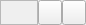
<?xml version="1.0" encoding="UTF-8"?>
<ui version="4.0">
 <class>ColorWidget</class>
 <widget class="QWidget" name="ColorWidget">
  <property name="geometry">
   <rect>
    <x>0</x>
    <y>0</y>
    <width>86</width>
    <height>25</height>
   </rect>
  </property>
  <layout class="QGridLayout" name="gridLayout">
   <property name="margin">
    <number>0</number>
   </property>
   <property name="spacing">
    <number>0</number>
   </property>
   <item row="0" column="0">
    <widget class="QFrame" name="frameBrush">
     <property name="sizePolicy">
      <sizepolicy hsizetype="Expanding" vsizetype="Preferred">
       <horstretch>0</horstretch>
       <verstretch>0</verstretch>
      </sizepolicy>
     </property>
     <property name="frameShape">
      <enum>QFrame::StyledPanel</enum>
     </property>
     <property name="frameShadow">
      <enum>QFrame::Raised</enum>
     </property>
    </widget>
   </item>
   <item row="0" column="1">
    <widget class="QToolButton" name="toolButtonColor">
     <property name="sizePolicy">
      <sizepolicy hsizetype="Fixed" vsizetype="Preferred">
       <horstretch>0</horstretch>
       <verstretch>0</verstretch>
      </sizepolicy>
     </property>
     <property name="toolTip">
      <string>Choose color</string>
     </property>
     <property name="icon">
      <iconset resource="qmc2.qrc">
       <normaloff>:/data/img/colors.png</normaloff>:/data/img/colors.png</iconset>
     </property>
    </widget>
   </item>
   <item row="0" column="2">
    <widget class="QToolButton" name="toolButtonBrush">
     <property name="sizePolicy">
      <sizepolicy hsizetype="Fixed" vsizetype="Preferred">
       <horstretch>0</horstretch>
       <verstretch>0</verstretch>
      </sizepolicy>
     </property>
     <property name="toolTip">
      <string>Edit brush</string>
     </property>
     <property name="icon">
      <iconset resource="qmc2.qrc">
       <normaloff>:/data/img/brush.png</normaloff>:/data/img/brush.png</iconset>
     </property>
    </widget>
   </item>
  </layout>
 </widget>
 <tabstops>
  <tabstop>toolButtonColor</tabstop>
  <tabstop>toolButtonBrush</tabstop>
 </tabstops>
 <resources>
  <include location="qmc2.qrc"/>
 </resources>
 <connections/>
</ui>
